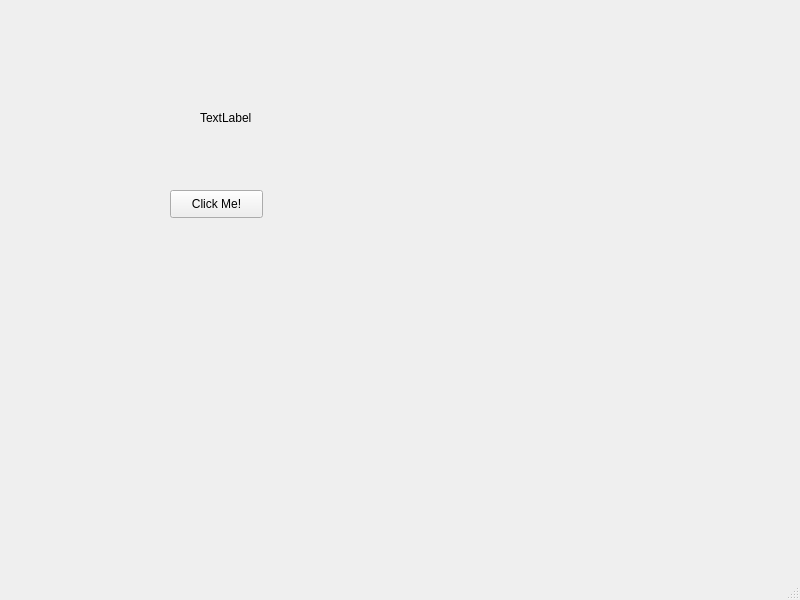
<?xml version="1.0" encoding="UTF-8"?>
<ui version="4.0">
 <class>MainWindow</class>
 <widget class="QMainWindow" name="MainWindow">
  <property name="geometry">
   <rect>
    <x>0</x>
    <y>0</y>
    <width>800</width>
    <height>600</height>
   </rect>
  </property>
  <property name="windowTitle">
   <string>MainWindow</string>
  </property>
  <widget class="QWidget" name="centralwidget">
   <widget class="QPushButton" name="clickMeButton">
    <property name="geometry">
     <rect>
      <x>170</x>
      <y>190</y>
      <width>93</width>
      <height>28</height>
     </rect>
    </property>
    <property name="text">
     <string>Click Me!</string>
    </property>
   </widget>
   <widget class="QLabel" name="label">
    <property name="geometry">
     <rect>
      <x>200</x>
      <y>110</y>
      <width>55</width>
      <height>16</height>
     </rect>
    </property>
    <property name="text">
     <string>TextLabel</string>
    </property>
   </widget>
  </widget>
  <widget class="QMenuBar" name="menubar">
   <property name="geometry">
    <rect>
     <x>0</x>
     <y>0</y>
     <width>800</width>
     <height>26</height>
    </rect>
   </property>
  </widget>
  <widget class="QStatusBar" name="statusbar"/>
 </widget>
 <resources/>
 <connections/>
</ui>
